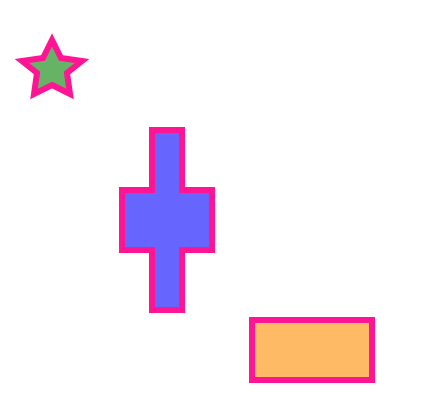

Describe this chart as a Vega-Lite specification.
### Vega specification from a JSON file in a GitHub repository (floating-point values rounded to 4 significant figures)
{"$schema": "https://vega.github.io/schema/vega/v5.json", "description": "A simple pie chart with embedded data.", "background": "white", "padding": 5, "width": 200, "height": 200, "style": "view", "data": [{"name": "data_0", "values": [{"x": 20, "y": 30, "fill": "green", "scaleX": 15, "scaleY": 15, "path": "M0,.5L.6,.8L.5,.1L1,-.3L.3,-.4L0,-1L-.3,-.4L-1,-.3L-.5,.1L-.6.8L0,.5Z"}, {"x": 40, "y": 30, "fill": "blue", "scaleX": 15, "scaleY": 30, "path": "M2 1 h1 v1 h1 v1 h-1 v1 h-1 v-1 h-1 v-1 h1 z"}, {"x": 150, "y": 170, "fill": "darkorange", "scaleX": 30, "scaleY": 15, "path": "M-1,-1L1,-1L1,1L-1,1Z"}]}], "marks": [{"name": "marks", "type": "path", "from": {"data": "data_0"}, "style": ["arc"], "encode": {"update": {"x": {"field": "x"}, "y": {"field": "y"}, "scaleX": {"field": "scaleX"}, "scaleY": {"field": "scaleY"}, "path": {"field": "path"}, "fill": {"field": "fill"}, "fillOpacity": {"value": 0.6}, "stroke": {"value": "deeppink"}, "strokeWidth": {"value": 3}}}}]}
